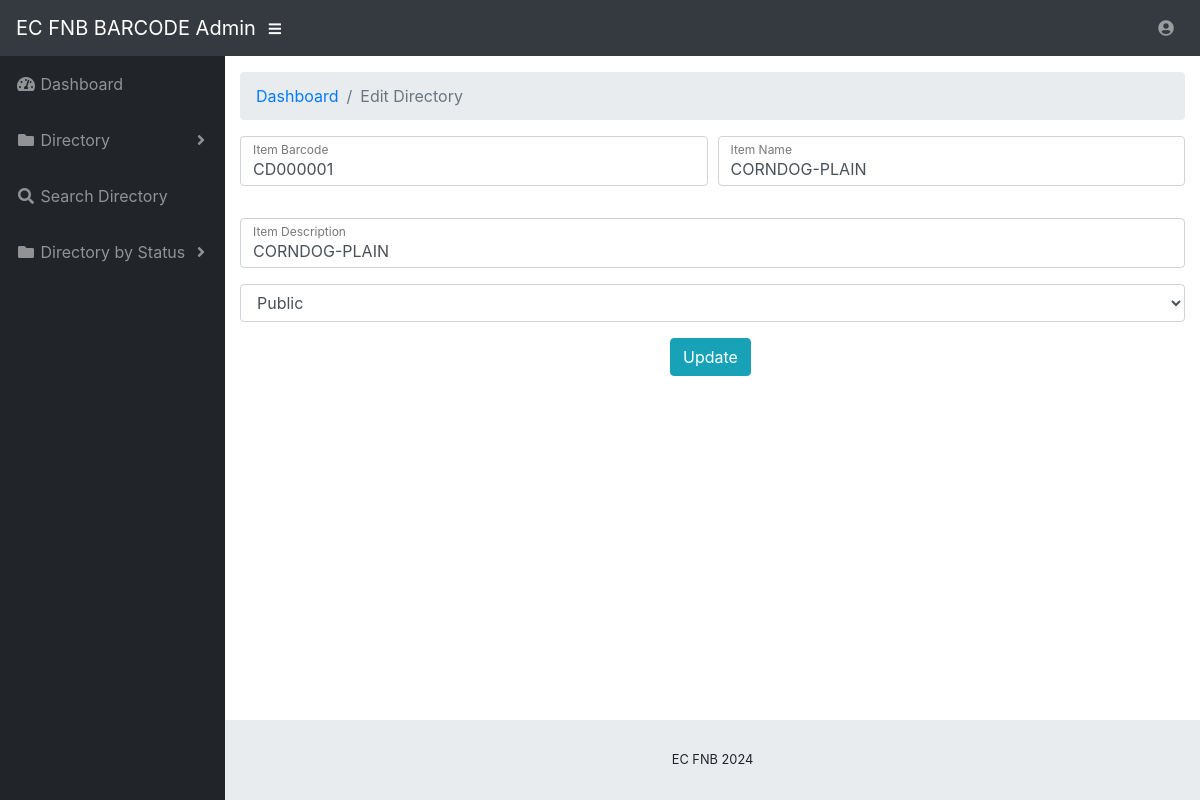
Page /admin/edit-directory.php?editid=1 (signed in) on the committed database.
### tables this page shows
CREATE TABLE `tbldirectory` (
  `ID` int(10) NOT NULL,
  `ItemBarcode` varchar(120) DEFAULT NULL,
  `ItemName` varchar(120) DEFAULT NULL,
  `ItemDesc` varchar(250) NOT NULL,
  `Status` varchar(120) NOT NULL
);

### admin/edit-directory.php (the view, shortened to what this page needs)
<?php
include('include/dbconnection.php');
if (strlen($_SESSION['pdaid']==0)) {
  header('location:logout.php');
  } else{
  ?>
<!DOCTYPE html>
<html lang="en">
<head>
  <link href="vendor/fontawesome-free/css/all.min.css" rel="stylesheet" type="text/css">
  <link href="vendor/datatables/dataTables.bootstrap4.css" rel="stylesheet">
  <link href="css/sb-admin.css" rel="stylesheet">
</head>
<body id="page-top">
<?php include('include/header.php');?>
  <div id="wrapper">
    <?php include('include/sidebar.php');?>
    <div id="content-wrapper">
      <div class="container-fluid">
        <ol class="breadcrumb">
          <li class="breadcrumb-item">
            <a href="#">Dashboard</a>
          </li>
          <li class="breadcrumb-item active">Edit Directory</li>
        </ol>
<?php
 $pdid=$_GET['editid'];
$ret=mysqli_query($con,"select * from tbldirectory where ID='$pdid'");
while ($row=mysqli_fetch_array($ret)) {
?>
        <form name="directory" method="post">
          <div class="form-group">
            <div class="form-row">
              <div class="col-md-6">
                <div class="form-label-group">
                  <input type="text" id="itembarcode" name="itembarcode" class="form-control"  required="required" autofocus="autofocus" value="<?php echo $row['ItemBarcode'];?>">
                  <label for="item Barcode">Item Barcode</label>
                </div>
              </div>
              <div class="col-md-6">
                <div class="form-label-group">
                  <input type="text" id="itemname" name="itemname" class="form-control"  required="required" value="<?php echo $row['ItemName'];?>">
                  <label for="Item Name">Item Name</label>
                </div>
              </div>
            </div>
          </div>
          <div class="form-group">
            <div class="form-label-group">
              <input type="item description" id="itemdesc" name="itemdesc" class="form-control"  required="required" value="<?php echo $row['ItemDesc'];?>">
              <label for="itemdecription">Item Description</label>
            </div>
          </div>
          <div class="form-group">
            <div class="form-label-group">
              <select name="status" class="form-control wd-450" required="true" >
                <?php if($row['Status']=="1")
{?>
     <option value="1" selected="true">Public</option>
     <?php } if($row['Status']=="0")
{?>
     <option value="1" >Public</option>
     <option value="0" selected="true">Private</option>
     <?php }?>
   </select>
            </div>
          </div>
          <?php } ?>
         <p style="text-align: center; "><button type="submit" name="submit" class="btn btn-info btn-min-width mr-1 mb-1">Update</button></p>
        </form>
      </div>
      <?php include('include/footer.php');?>
    </div>
  </div>
</body>
</html>
<?php }  ?>

### rows in the picture
tbldirectory: itembarcode "CD000001", itemname "CORNDOG-PLAIN", itemdesc "CORNDOG-PLAIN", status "Public"
